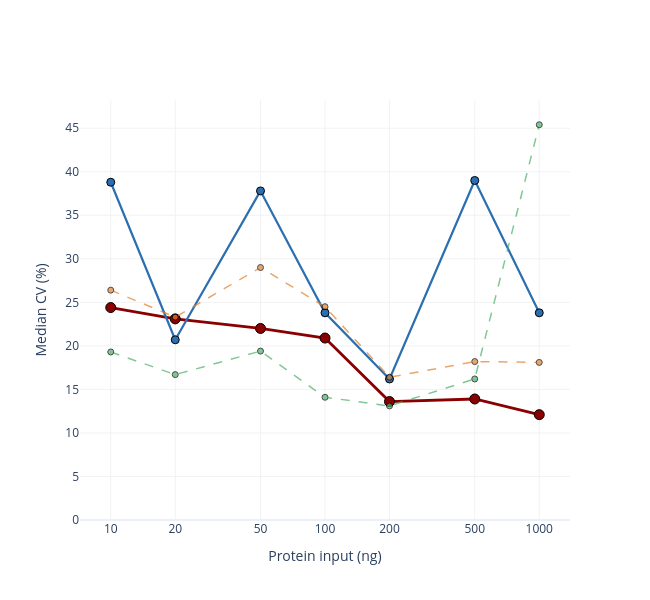

This figure's notebook cell:
### Markdown cell above
### Supplementary Figure 2e - Replicate precision (median CV) vs input
Median coefficient of variation of Class I phosphosite intensities across the four replicates
(sites quantified in all four replicates; **lower = more reproducible**). nanoPhos (classic,
solid) is the most *consistent* workflow across the range: its CV declines smoothly from ~24%
at 10 ng to ~12% at 1 µg and it is never the worst at any input, whereas the SPEC +
standard-enrichment branch (hybrid) is erratic (up to ~39%). The crude woCleanup branch is
tight at low input but degrades at 1 µg (a noisy replicate). As elsewhere in this figure, the
message is robustness across the whole range rather than the single lowest value at every point.

### Code cell
# R1e - replicate precision (median CV) vs input, all four workflows
fig = go.Figure()
add_branch_series(fig, comp_cv, 'median_CV_pct', agg=False)
_style(fig, 'Median CV (%)', legend=False)
fig.show()
fig.write_image('figures/decoupling/suppl_figure2e_cv.pdf', width=600, height=600)

### Figure 1 — Plotly figure (JSON) as saved in the notebook; plotly's stock layout.template omitted (floating-point values rounded to 4 significant figures)
{"data": [{"legendgroup": "classic", "line": {"color": "#8A0000", "dash": "solid", "width": 2.8}, "marker": {"color": "#8A0000", "line": {"color": "black", "width": 1}, "size": 10}, "mode": "lines+markers", "name": "original nanoPhos", "opacity": 1, "type": "scatter", "x": [10, 20, 50, 100, 200, 500, 1000], "y": [24.4, 23.1, 22.0, 20.9, 13.6, 13.9, 12.1]}, {"legendgroup": "hybrid", "line": {"color": "#2C6FB0", "dash": "solid", "width": 2.2}, "marker": {"color": "#2C6FB0", "line": {"color": "black", "width": 1}, "size": 8}, "mode": "lines+markers", "name": "SPEC + default enrichment", "opacity": 1, "type": "scatter", "x": [10, 20, 50, 100, 200, 500, 1000], "y": [38.8, 20.7, 37.8, 23.8, 16.2, 39.0, 23.8]}, {"legendgroup": "wCleanup", "line": {"color": "#E1812C", "dash": "dash", "width": 1.5}, "marker": {"color": "#E1812C", "line": {"color": "black", "width": 1}, "size": 6}, "mode": "lines+markers", "name": "In-solution digestion + cleanup + default enrichment", "opacity": 0.7, "type": "scatter", "x": [10, 20, 50, 100, 200, 500, 1000], "y": [26.4, 23.3, 29.0, 24.5, 16.4, 18.2, 18.1]}, {"legendgroup": "woCleanup", "line": {"color": "#4DAF6A", "dash": "dash", "width": 1.5}, "marker": {"color": "#4DAF6A", "line": {"color": "black", "width": 1}, "size": 6}, "mode": "lines+markers", "name": "In-solution digestion + default enrichment", "opacity": 0.7, "type": "scatter", "x": [10, 20, 50, 100, 200, 500, 1000], "y": [19.3, 16.7, 19.4, 14.1, 13.1, 16.2, 45.4]}], "layout": {"font": {"size": 12}, "height": 600, "legend": {"bgcolor": "rgba(255,255,255,0.6)", "font": {"size": 10}, "title": {"text": "Workflow"}, "x": 0.01, "xanchor": "left", "y": 0.99, "yanchor": "top"}, "showlegend": false, "width": 650, "xaxis": {"gridcolor": "#F3F2F2", "ticktext": ["10", "20", "50", "100", "200", "500", "1000"], "tickvals": [10, 20, 50, 100, 200, 500, 1000], "title": {"text": "Protein input (ng)"}, "type": "log"}, "yaxis": {"gridcolor": "#F3F2F2", "rangemode": "tozero", "title": {"text": "Median CV (%)"}}}}
